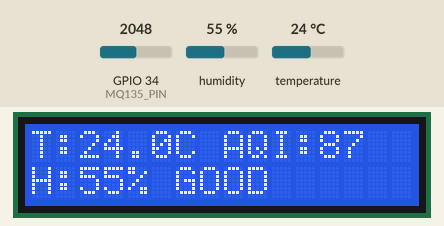
This sketch was run on a simulated ESP32. On the bench: 16×2 character LCD. Inputs (shaded band) come from the test bench; at power-on: GPIO 34 (MQ135_PIN) = 2048, humidity 55 %, temperature 24 °C. WiFi joins after 1.5 s; servers stay silent unless stated; what the sketch prints to the serial monitor is not drawn.

Above: at 5.7 s.
5.8 s: GPIO 34 (MQ135_PIN) set to 2171
At 8.6 s:
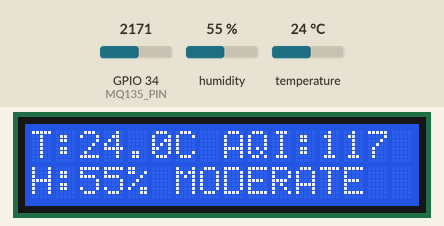
9.7 s: GPIO 34 (MQ135_PIN) set to 2432
At 12.1 s:
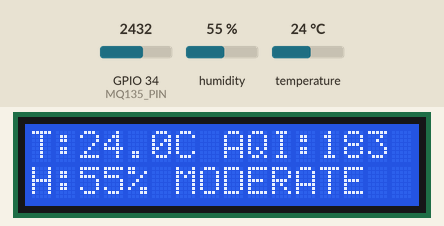
12.7 s: GPIO 34 (MQ135_PIN) set to 2556
At 15.4 s:
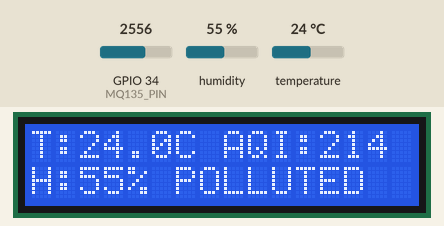
15.7 s: humidity set to 22 %
At 17.8 s:
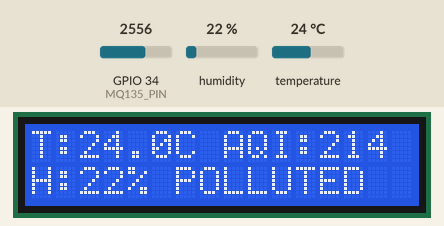
18.7 s: temperature set to 12 °C
At 21.3 s:
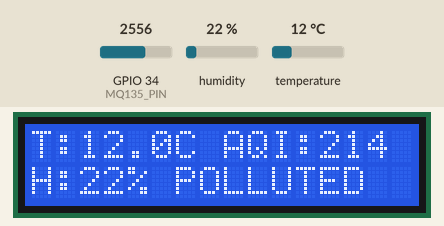
21.7 s: humidity set to 40 %
At 23.6 s:
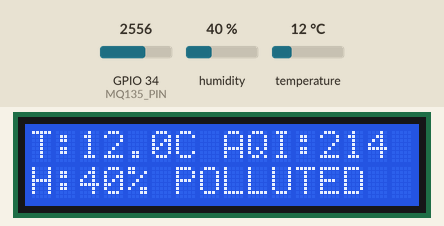
Timing chart, 0 to 25.1 s (numbered marks = the images above; inputs shaded):
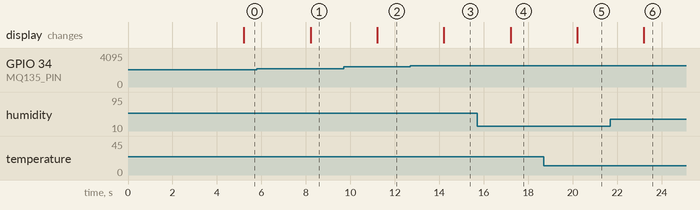

Measured:
- the behaviour switches between 2100 and 2101 on GPIO 34 (MQ135_PIN) (found by bisection; images 0 and 1)
- the behaviour switches between 2500 and 2501 on GPIO 34 (MQ135_PIN) (found by bisection; images 2 and 3)
- after the input at 5.8 s, the display: changes after 2.4 s (image 1)
- after the input at 9.7 s, the display: changes after 1.5 s (image 2)
- after the input at 12.7 s, the display: changes after 1.5 s (image 3)
- after the input at 15.7 s, the display: changes after 1.5 s (image 4)
- after the input at 18.7 s, the display: changes after 1.5 s (image 5)
- after the input at 21.7 s, the display: changes after 1.5 s (image 6)

The sketch:

esp32_weather_monitoring.ino
```cpp
/*********** BLYNK CONFIG ***********/
#define BLYNK_PRINT Serial
#define BLYNK_TEMPLATE_ID "template_id"
#define BLYNK_TEMPLATE_NAME "template_name"
#define BLYNK_AUTH_TOKEN "auth_token"

/*********** LIBRARIES ***********/
#include <WiFi.h>
#include <BlynkSimpleEsp32.h>
#include <DHT.h>
#include <LiquidCrystal_I2C.h>

/*********** WIFI ***********/
char ssid[] = "wifi_name";
char pass[] = "wifi_password";

/*********** PIN DEFINITIONS ***********/
#define DHTPIN 4
#define DHTTYPE DHT22
#define MQ135_PIN 34        // MUST be ADC pin on ESP32

/*********** OBJECTS ***********/
DHT dht(DHTPIN, DHTTYPE);
LiquidCrystal_I2C lcd(0x27, 16, 2);
BlynkTimer timer;

/*********** MQ135 CALIBRATION ***********/
int baseline = 1900;   // Measure this in clean air

/*********** FUNCTIONS ***********/
float calculateDewPoint(float t, float h) {
  return t - ((100 - h) / 5);
}

String getAirStatus(int mqValue) {
  if (mqValue <= baseline + 200) {
    return "GOOD";
  }
  else if (mqValue <= baseline + 600) {
    return "MODERATE";
  }
  else {
    return "POLLUTED";
  }
}

int calculateAQI(int mqValue) {
  int aqi = map(mqValue, baseline, baseline + 1000, 50, 300);
  return constrain(aqi, 0, 500);
}

/*********** MAIN SENSOR TASK ***********/
void sendSensorData() {

  // ---- DHT22 ----
  float humidity = dht.readHumidity();
  float temperature = dht.readTemperature();

  if (isnan(humidity) || isnan(temperature)) {
    Serial.println("DHT read failed");
    return;
  }

  float heatIndex = dht.computeHeatIndex(temperature, humidity, false);
  float dewPoint  = calculateDewPoint(temperature, humidity);

  // ---- MQ135 (Averaged for stability) ----
  int mqSum = 0;
  for (int i = 0; i < 5; i++) {
    mqSum += analogRead(MQ135_PIN);
    delay(50);
  }
  int mqValue = mqSum / 5;

  int aqi = calculateAQI(mqValue);
  String airStatus = getAirStatus(mqValue);

  // ---- SERIAL ----
    // ---- SERIAL ----
  Serial.print("Temp: "); Serial.print(temperature); Serial.print(" °C | ");
  Serial.print("Hum: "); Serial.print(humidity); Serial.print(" % | ");
  Serial.print("DewPt: "); Serial.print(dewPoint); Serial.print(" °C | ");
  Serial.print("HeatIdx: "); Serial.print(heatIndex); Serial.print(" °C | ");
  Serial.print("MQ135: "); Serial.print(mqValue); Serial.print(" | ");
  Serial.print("AQI: "); Serial.print(aqi); Serial.print(" | ");
  Serial.print("Status: "); Serial.println(airStatus);


  // ---- LCD ----
  lcd.clear();


  lcd.setCursor(0, 0);
  lcd.print("T:");
  lcd.print(temperature, 1);
  lcd.print("C AQI:");
  lcd.print(aqi);


  lcd.setCursor(0, 1);
  lcd.print("H:");
  lcd.print(humidity, 0);
  lcd.print("% ");
  lcd.print(airStatus);


  // ---- BLYNK ----
  Blynk.virtualWrite(V0, temperature);
  Blynk.virtualWrite(V1, humidity);
  Blynk.virtualWrite(V2, airStatus);
  Blynk.virtualWrite(V3, heatIndex);
  Blynk.virtualWrite(V4, dewPoint);
  Blynk.virtualWrite(V5, aqi);


}

/*********** SETUP ***********/
void setup() {
  Serial.begin(9600);

  lcd.init();
  lcd.backlight();

  dht.begin();

  Blynk.begin(BLYNK_AUTH_TOKEN, ssid, pass);

  timer.setInterval(3000L, sendSensorData);
}

/*********** LOOP ***********/
void loop() {
  Blynk.run();
  timer.run();
}
```
